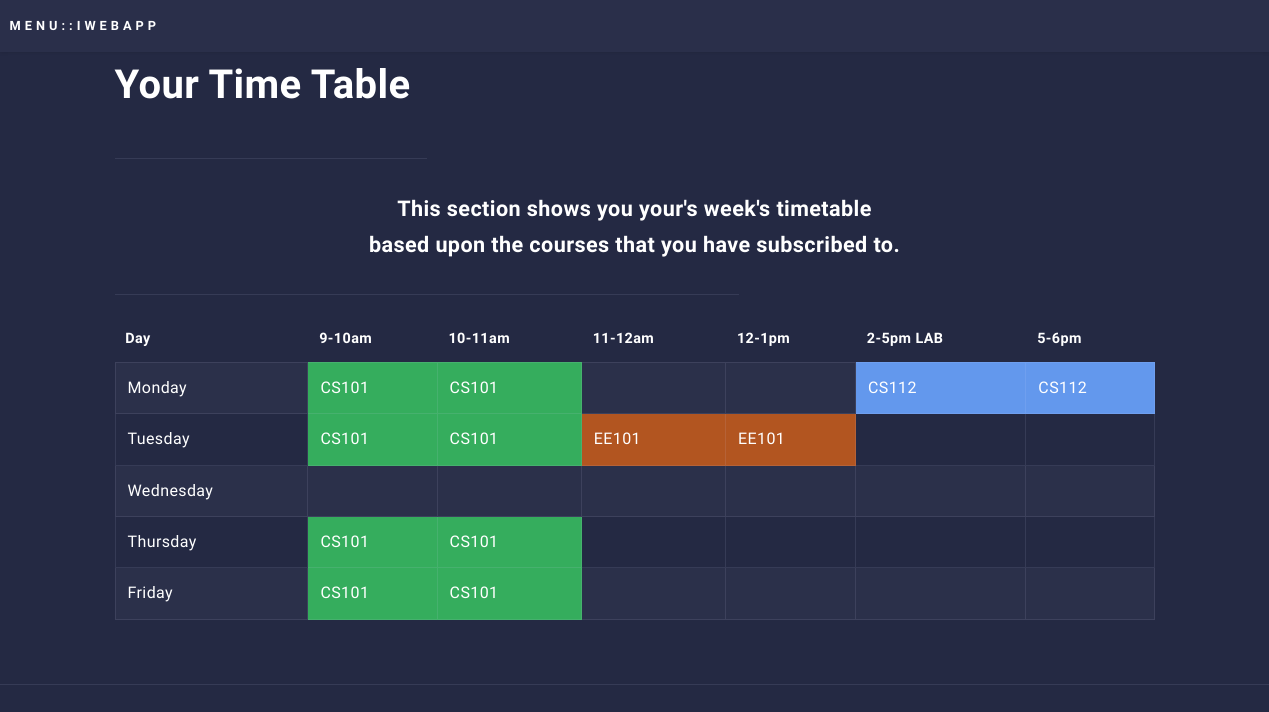
/render/timetable.php (signed in), run on the app's committed database.
### tables this page shows
CREATE TABLE `ttable` (
  `cID` int(11) NOT NULL,
  `cName` varchar(2000) NOT NULL,
  `cCode` varchar(6) NOT NULL,
  `cColor` varchar(6) DEFAULT '35ad5d',
  `mon` int(11) DEFAULT NULL,
  `mon_` int(11) DEFAULT NULL,
  `tue` int(11) DEFAULT NULL,
  `tue_` int(11) DEFAULT NULL,
  `wed` int(11) DEFAULT NULL,
  `wed_` int(11) DEFAULT NULL,
  `thur` int(11) DEFAULT NULL,
  `thur_` int(11) DEFAULT NULL,
  `fri` int(11) DEFAULT NULL,
  `fri_` int(11) DEFAULT NULL
);

### render/timetable.php (the view, shortened to what this page needs)
<?php
$mon=array();
$tue=array();
$wed=array();
$thur=array();
$fri=array();
$days=['mon','tue','wed','thur','fri'];
$sql = "SELECT `coID` FROM `sublist`  WHERE `uID`= '".$_SESSION['uID']."'";
        	$result = mysqli_query(mysqli_connect(SERVER_ADDRESS,USER_NAME,PASSWORD,DATABASE), $sql);
        	if($result){
				while ($row = mysqli_fetch_array($result, MYSQL_ASSOC)) {
					$sql_ = "SELECT `cCode`,`cColor`,`mon`,`mon_`,`tue`,`tue_`,`wed`,`wed_`,`thur`,`thur_`,`fri`,`fri_` FROM `ttable`  WHERE `cID`= '".$row['coID']."'";
		        	$result_ = mysqli_query(mysqli_connect(SERVER_ADDRESS,USER_NAME,PASSWORD,DATABASE), $sql_);
		        	if($result_){
						while ($row_ = mysqli_fetch_array($result_, MYSQL_ASSOC)) {
							if($row_[$days[0]]){
								if($row_[$days[0]]==900){
									$mon[0]=array($row_['cCode'],$row_['cColor']);
								}
								if($row_[$days[0]]==1000 || ($row_[$days[0]]<1000 && $row_[$days[0].'_']>1000 ) ){
									$mon[1]=array($row_['cCode'],$row_['cColor']);
								}
								if($row_[$days[0]]==1400 || ($row_[$days[0]]<1400 && $row_[$days[0].'_']>1400 ) ){
									$mon[4]=array($row_['cCode'],$row_['cColor']);
								}
								if($row_[$days[0]]==1500 || ($row_[$days[0]]<1500 && $row_[$days[0].'_']>1500 ) ){
									$mon[5]=array($row_['cCode'],$row_['cColor']);
								}
							}else{
								for($i=0;$i<6;$i++){
									$mon[]=['',''];
								}
							}
							if($row_[$days[1]]){
								if($row_[$days[1]]==900){
									$tue[0]=array($row_['cCode'],$row_['cColor']);
								}
								if($row_[$days[1]]==1000 || ($row_[$days[1]]<1000 && $row_[$days[1].'_']>1000 ) ){
									$tue[1]=array($row_['cCode'],$row_['cColor']);
								}
								if($row_[$days[1]]==1100 || ($row_[$days[1]]<1100 && $row_[$days[1].'_']>1100 ) ){
									$tue[2]=array($row_['cCode'],$row_['cColor']);
								}
								if($row_[$days[1]]==1200 || ($row_[$days[1]]<1200 && $row_[$days[1].'_']>1200 ) ){
									$tue[3]=array($row_['cCode'],$row_['cColor']);
								}
							}else{
								for($i=0;$i<6;$i++){
									$tue[]=['',''];
								}
							}
							if($row_[$days[2]]){
								if($row_[$days[2]]==900){
									$wed[0]=array($row_['cCode'],$row_['cColor']);
								}
								if($row_[$days[2]]==1000 || ($row_[$days[2]]<1000 && $row_[$days[2].'_']>1000 ) ){
									$wed[1]=array($row_['cCode'],$row_['cColor']);
								}
								if($row_[$days[2]]==1100 || ($row_[$days[2]]<1100 && $row_[$days[2].'_']>1100 ) ){
									$wed[2]=array($row_['cCode'],$row_['cColor']);
								}
								if($row_[$days[2]]==1200 || ($row_[$days[2]]<1200 && $row_[$days[2].'_']>1200 ) ){
									$wed[3]=array($row_['cCode'],$row_['cColor']);
								}
								if($row_[$days[2]]==1400 || ($row_[$days[2]]<1400 && $row_[$days[2].'_']>1400 ) ){
									$wed[4]=array($row_['cCode'],$row_['cColor']);
								}
								if($row_[$days[2]]==1500 || ($row_[$days[2]]<1500 && $row_[$days[2].'_']>1500 ) ){
									$wed[5]=array($row_['cCode'],$row_['cColor']);
								}
							}else{
								for($i=0;$i<6;$i++){
									$wed[]=['',''];
								}
							}
							if($row_[$days[3]]){
								if($row_[$days[3]]==900){
									$thur[0]=array($row_['cCode'],$row_['cColor']);
								}
								if($row_[$days[3]]==1000 || ($row_[$days[3]]<1000 && $row_[$days[3].'_']>1000 ) ){
									$thur[1]=array($row_['cCode'],$row_['cColor']);
								}
							}else{
								for($i=0;$i<6;$i++){
									$thur[]=['',''];
								}
							}
							if($row_[$days[4]]){
								if($row_[$days[4]]==900){
									$fri[0]=array($row_['cCode'],$row_['cColor']);
								}
								if($row_[$days[4]]==1000 || ($row_[$days[4]]<1000 && $row_[$days[4].'_']>1000 ) ){
									$fri[1]=array($row_['cCode'],$row_['cColor']);
								}
							}else{
								for($i=0;$i<6;$i++){
									$fri[]=['',''];
								}
							}
						}
						for ($i=0;$i<6;$i++){
							if(!isset($mon[$i])){
								$mon[$i]=array(' ','');
							}
						}
						for ($i=0;$i<6;$i++){
							if(!isset($tue[$i])){
								$tue[$i]=array(' ','');
							}
						}
						for ($i=0;$i<6;$i++){
							if(!isset($wed[$i])){
								$wed[$i]=array(' ','');
							}
						}
						for ($i=0;$i<6;$i++){
							if(!isset($thur[$i])){
								$thur[$i]=array(' ','');
							}
						}
						for ($i=0;$i<6;$i++){
							if(!isset($fri[$i])){
								$fri[$i]=array(' ','');
							}
						}
					}
				}
			}
?>
<!DOCTYPE HTML>
<html>
	<head>
		<link rel="stylesheet" type="text/css" href="assets/css/normalize.css" />
		<link rel="stylesheet" type="text/css" href="assets/css/demo.css" />
		<link rel="stylesheet" type="text/css" href="assets/css/component.css" />
		<link rel="stylesheet" href="assets/timetable/css/main.css" />
	</head>
	<body style="overflow:hidden;" onload="downLoad()">
    <div id="layer2" class="layer2_class">
	<div id="perspective" class="perspective effect-airbnb">
			<div class="container">
				<div class="wrapper">
			<div id="wrapper">
					<header id="header">
						<nav>
							<a href="#back" id="showMenu" style="margin-right:90vw ;">Menu::iWebApp</a>
						</nav>
					</header>
					<div id="main" class="alt">
							<section id="one">
								<div class="inner">
									<header class="major">
										<h1>Your Time Table</h1><hr style="width: 30%">
										<h3>This section shows you your's week's timetable<br>based upon the courses that you have subscribed to.</h3>
									</header><hr style="width: 60%">
													<div class="table-wrapper">
														<table class="alt">
															<thead>
																<tr>
																	<th>Day</th>
																	<th>9-10am</th>
																	<th>10-11am</th>
																	<th>11-12am</th>
																	<th>12-1pm</th>
																	<th>2-5pm LAB</th>
																	<th>5-6pm</th>
																</tr>
															</thead>
															<tbody>
																<tr>
																	<td>Monday</td>
																	<?php echo"<td style='background:#".$mon[0][1]."'>".$mon[0][0]."</td>";  ?>
																	<?php echo"<td style='background:#".$mon[1][1]."'>".$mon[1][0]."</td>";  ?>
																	<?php echo"<td style='background:#".$mon[2][1]."'>".$mon[2][0]."</td>";  ?>
																	<?php echo"<td style='background:#".$mon[3][1]."'>".$mon[3][0]."</td>";  ?>
																	<?php echo"<td style='background:#".$mon[4][1]."'>".$mon[4][0]."</td>";  ?>
																	<?php echo"<td style='background:#".$mon[5][1]."'>".$mon[5][0]."</td>";  ?>
																</tr>
																<tr>
																	<td>Tuesday</td>
																	<?php echo"<td style='background:#".$tue[0][1]."'>".$tue[0][0]."</td>";  ?>
																	<?php echo"<td style='background:#".$tue[1][1]."'>".$tue[1][0]."</td>";  ?>
																	<?php echo"<td style='background:#".$tue[2][1]."'>".$tue[2][0]."</td>";  ?>
																	<?php echo"<td style='background:#".$tue[3][1]."'>".$tue[3][0]."</td>";  ?>
																	<?php echo"<td style='background:#".$tue[4][1]."'>".$tue[4][0]."</td>";  ?>
																	<?php echo"<td style='background:#".$tue[5][1]."'>".$tue[5][0]."</td>";  ?>
																</tr>
																<tr>
																	<td>Wednesday</td>
																	<?php echo"<td style='background:#".$wed[0][1]."'>".$wed[0][0]."</td>";  ?>
																	<?php echo"<td style='background:#".$wed[1][1]."'>".$wed[1][0]."</td>";  ?>
																	<?php echo"<td style='background:#".$wed[2][1]."'>".$wed[2][0]."</td>";  ?>
																	<?php echo"<td style='background:#".$wed[3][1]."'>".$wed[3][0]."</td>";  ?>
																	<?php echo"<td style='background:#".$wed[4][1]."'>".$wed[4][0]."</td>";  ?>
																	<?php echo"<td style='background:#".$wed[5][1]."'>".$wed[5][0]."</td>";  ?>
																</tr>
																<tr>
																	<td>Thursday</td>
																	<?php echo"<td style='background:#".$thur[0][1]."'>".$thur[0][0]."</td>";  ?>
																	<?php echo"<td style='background:#".$thur[1][1]."'>".$thur[1][0]."</td>";  ?>
																	<?php echo"<td style='background:#".$thur[2][1]."'>".$thur[2][0]."</td>";  ?>
																	<?php echo"<td style='background:#".$thur[3][1]."'>".$thur[3][0]."</td>";  ?>
																	<?php echo"<td style='background:#".$thur[4][1]."'>".$thur[4][0]."</td>";  ?>
																	<?php echo"<td style='background:#".$thur[5][1]."'>".$thur[5][0]."</td>";  ?>
																</tr>
																<tr>
																	<td>Friday</td>
																	<?php echo"<td style='background:#".$fri[0][1]."'>".$fri[0][0]."</td>";  ?>
																	<?php echo"<td style='background:#".$fri[1][1]."'>".$fri[1][0]."</td>";  ?>
																	<?php echo"<td style='background:#".$fri[2][1]."'>".$fri[2][0]."</td>";  ?>
																	<?php echo"<td style='background:#".$fri[3][1]."'>".$fri[3][0]."</td>";  ?>
																	<?php echo"<td style='background:#".$fri[4][1]."'>".$fri[4][0]."</td>";  ?>
																	<?php echo"<td style='background:#".$fri[5][1]."'>".$fri[5][0]."</td>";  ?>
																</tr>
															</tbody>
														</table>
													</div>
											</div>
										</div>
								</div>
					</div>
			</div>
		</div></div>
		<?php require('render/menu.php');?>
	</body>
</html>

### assets/css/demo.css (style rules this page uses)
*, *:after, *:before { -webkit-box-sizing: border-box; -moz-box-sizing: border-box; box-sizing: border-box; }
body { background: #ddd; color: #5a5350; font-weight: 300; font-family: 'Lato', Calibri, Arial, sans-serif; overflow-y: scroll; overflow-x: hidden; }
a { text-decoration: none; color: #ed8151; outline: none; }

### assets/css/component.css (style rules this page uses)
html, body, .perspective { width: 100%; height: 100%; }
.perspective { background: #aaa; position: relative; }
.container { background: #fff; min-height: 100%; position: relative; outline: 1px solid rgba(0,0,0,0); z-index: 10; -webkit-transform: translateZ(0) translateX(0) rotateY(0deg); transform: translateZ(0) translateX(0) rotateY(0deg); }
.container::after { content: ''; position: absolute; top: 0; left: 0; width: 100%; height: 0px; opacity: 0; background: rgba(0,0,0,0.2); -webkit-transition: opacity 0.4s, height 0s 0.4s; transition: opacity 0.4s, height 0s 0.4s; }
.wrapper { position: relative; }
.effect-airbnb { background: #000; }
.effect-airbnb .container { -webkit-transition: -webkit-transform 0.4s; transition: transform 0.4s; -webkit-transform-origin: 50% 50%; transform-origin: 50% 50%; }

### render/timetable.php (style rules this page uses)
.layer2_class { visibility: hidden }
.container { background: #242943; }

### data on the page
ttable: cCode "CS101"
ttable: cCode "CS112"
ttable: cCode "EE101"
